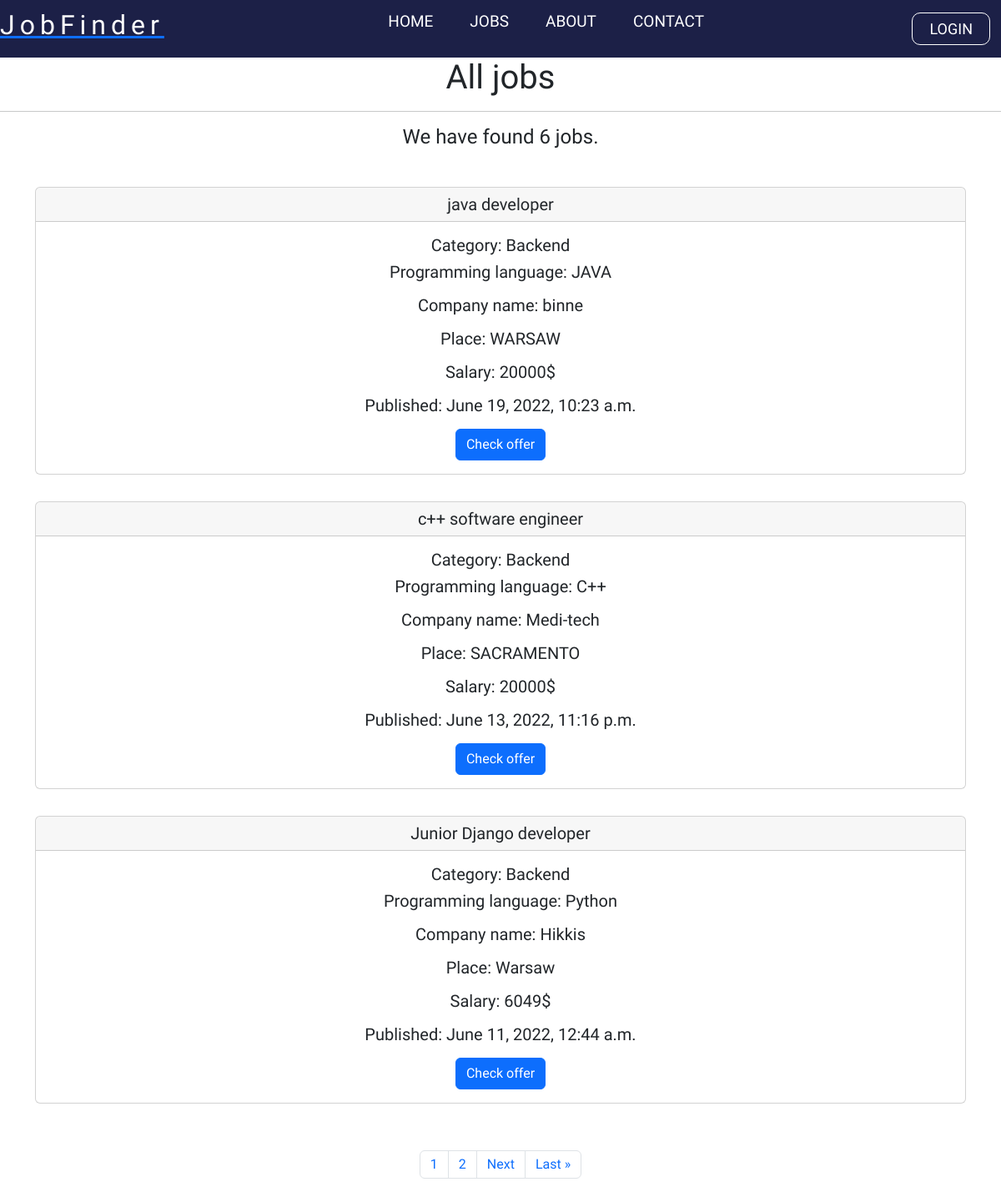
Page /jobs on the committed database.
### backend/models.py (models this page shows, shortened)
class Job(models.Model):
    user = models.ForeignKey(User, related_name='useraccount', on_delete=models.CASCADE, null=True, blank=True, editable=False)
    title = models.CharField(max_length=200, null=True, blank=True)
    company = models.CharField(max_length=200, null=True, blank=True)
    jobType = models.CharField(choices=JOB_CHOICES, max_length = 50, null=True, blank=True)
    category = models.CharField(choices=CATEGORY_CHOICES, max_length = 50, null=True, blank=True)
    contractType = models.CharField(choices=CONTRACT_CHOICES, max_length = 50, null=True, blank=True)
    experience = models.CharField(choices=EXPERIENCE_CHOICES, max_length = 50, null=True, blank=True)
    description = RichTextField(blank=True, null=True)
    proglanguage =  models.CharField(max_length=200, null=True, blank=True)
    place = models.CharField(max_length=200, null=True, blank=True)
    salary = models.CharField(max_length=200, null=True, blank=True)
    published = models.DateTimeField(default=timezone.now)
    class Meta:
        ordering = ['-published']

### backend/views.py (the view)
# urls.py: path('jobs',views.all_jobs, name="jobs"),
def all_jobs(request):
    jobs = Job.objects.all()
    p = Paginator(Job.objects.all(), 3)
    page = request.GET.get('page')
    jobss = p.get_page(page)
    nums = "c" * jobss.paginator.num_pages
    return render(request, 'backend/jobs.html', {'jobs': jobs, 'jobss': jobss, 'nums':nums})

### templates/backend/jobs.html (shortened to what this page needs)
<!DOCTYPE html>
{% extends 'main.html'%}
{% load static %}
	{% block content %}
    {% include 'navbar.html' %}
	<center>
	<h1>All jobs</h1>
	<center>
		<hr>
	<h4>We have found {{jobs.count}} jobs.<h4>
	<br>
		{% for job in jobss %}
<h5>
<div class="container">
<div class="card">
    <h5 class="card-header">{{job.title}}</h5>
    <div class="card-body">
      <h5 class="card-text">Category: {{job.get_category_display}}</h5>
      <p class="card-text">Programming language: {{ job.proglanguage}}</p>
      <p class="card-text">Company name: {{job.company}}</p>
      <p class="card-text">Place: {{job.place}}</p>
      <p class="card-text">Salary: {{job.salary}}$</p>
	  <p class="card-text">Published: {{job.published}}</p>
      <a href="{% url 'job_info' job.id %}" class="btn btn-primary">Check offer</a>
    </div>
  </div>
  <br>
</div>
</h5>
{% endfor %}
<br>
<nav aria-label="Page navigation example">
	<ul class="pagination justify-content-center">
{% for i in nums %}
<li class="page-item"><a class="page-link" href = "?page={{forloop.counter}}">{{forloop.counter}}</a></li>
{% endfor %}
{% if jobss.has_next %}
<li class="page-item"><a class="page-link" href = "?page={{jobss.next_page_number}}">Next</a></li>
<li class="page-item"><a class="page-link" href = "?page={{jobss.paginator.num_pages}}">Last &raquo</a></li>
{% endif %}
</ul>
</nav>
  <link href="https://cdn.jsdelivr.net/npm/bootstrap@5.2.0-beta1/dist/css/bootstrap.min.css" rel="stylesheet">
{% endblock %}

### static/styles/navbar.css (style rules this page uses)
* { margin: 0; padding: 0; font-family: 'Koulen', cursive; }
body { background-color: rgb(255, 255, 255); }

### rows in the picture
Job: title "java developer", category "Backend", proglanguage "JAVA", company "binne", place "WARSAW", salary "20000", published "June 19, 2022, 10:23 a.m."
Job: title "c++ software engineer", category "Backend", proglanguage "C++", company "Medi-tech", place "SACRAMENTO", salary "20000", published "June 13, 2022, 11:16 p.m."
Job: title "Junior Django developer", category "Backend", proglanguage "Python", company "Hikkis", place "Warsaw", salary "6049", published "June 11, 2022, 12:44 a.m."

### other values in the picture
{{ jobs.count }} "6"
